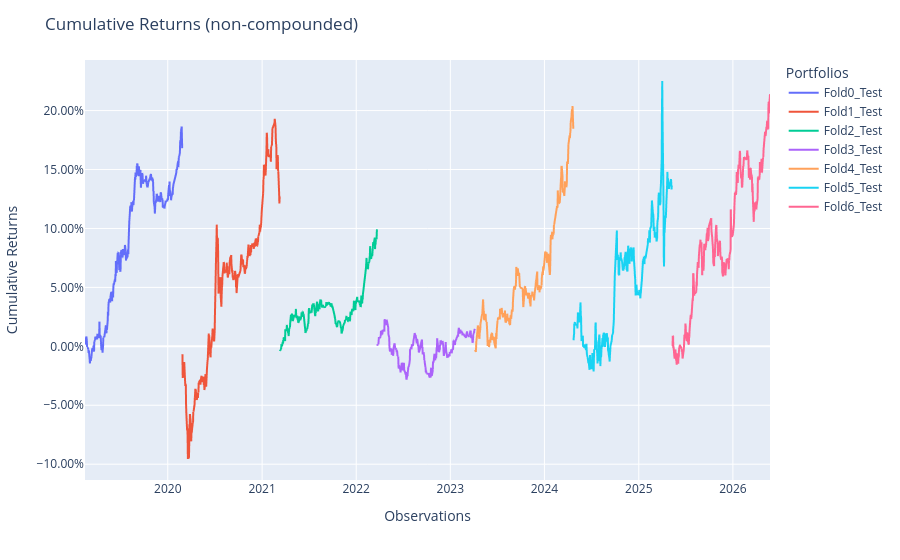

Notebook code cell kept with this figure:
### Code cell
oos_pop = Population([fold['test'] for fold in fold_real])
oos_pop.plot_cumulative_returns()

### Figure 1 — Plotly figure (JSON) as saved in the notebook; plotly's stock layout.template omitted (floating-point values rounded to 4 significant figures; data arrays with more than 128 entries replaced by an {"elided": "..."} marker saying what was removed)
{"data": [{"hovertemplate": "variable=Fold0_Test<br>index=%{x}<br>value=%{y}<extra></extra>", "legendgroup": "Fold0_Test", "line": {"color": "#636efa", "dash": "solid"}, "marker": {"symbol": "circle"}, "mode": "lines", "name": "Fold0_Test", "showlegend": true, "type": "scattergl", "x": {"elided": "1764 str values"}, "xaxis": "x", "y": {"elided": "1764 float values"}, "yaxis": "y"}, {"hovertemplate": "variable=Fold1_Test<br>index=%{x}<br>value=%{y}<extra></extra>", "legendgroup": "Fold1_Test", "line": {"color": "#EF553B", "dash": "solid"}, "marker": {"symbol": "circle"}, "mode": "lines", "name": "Fold1_Test", "showlegend": true, "type": "scattergl", "x": {"elided": "1764 str values"}, "xaxis": "x", "y": {"elided": "1764 float values"}, "yaxis": "y"}, {"hovertemplate": "variable=Fold2_Test<br>index=%{x}<br>value=%{y}<extra></extra>", "legendgroup": "Fold2_Test", "line": {"color": "#00cc96", "dash": "solid"}, "marker": {"symbol": "circle"}, "mode": "lines", "name": "Fold2_Test", "showlegend": true, "type": "scattergl", "x": {"elided": "1764 str values"}, "xaxis": "x", "y": {"elided": "1764 float values"}, "yaxis": "y"}, {"hovertemplate": "variable=Fold3_Test<br>index=%{x}<br>value=%{y}<extra></extra>", "legendgroup": "Fold3_Test", "line": {"color": "#ab63fa", "dash": "solid"}, "marker": {"symbol": "circle"}, "mode": "lines", "name": "Fold3_Test", "showlegend": true, "type": "scattergl", "x": {"elided": "1764 str values"}, "xaxis": "x", "y": {"elided": "1764 float values"}, "yaxis": "y"}, {"hovertemplate": "variable=Fold4_Test<br>index=%{x}<br>value=%{y}<extra></extra>", "legendgroup": "Fold4_Test", "line": {"color": "#FFA15A", "dash": "solid"}, "marker": {"symbol": "circle"}, "mode": "lines", "name": "Fold4_Test", "showlegend": true, "type": "scattergl", "x": {"elided": "1764 str values"}, "xaxis": "x", "y": {"elided": "1764 float values"}, "yaxis": "y"}, {"hovertemplate": "variable=Fold5_Test<br>index=%{x}<br>value=%{y}<extra></extra>", "legendgroup": "Fold5_Test", "line": {"color": "#19d3f3", "dash": "solid"}, "marker": {"symbol": "circle"}, "mode": "lines", "name": "Fold5_Test", "showlegend": true, "type": "scattergl", "x": {"elided": "1764 str values"}, "xaxis": "x", "y": {"elided": "1764 float values"}, "yaxis": "y"}, {"hovertemplate": "variable=Fold6_Test<br>index=%{x}<br>value=%{y}<extra></extra>", "legendgroup": "Fold6_Test", "line": {"color": "#FF6692", "dash": "solid"}, "marker": {"symbol": "circle"}, "mode": "lines", "name": "Fold6_Test", "showlegend": true, "type": "scattergl", "x": {"elided": "1764 str values"}, "xaxis": "x", "y": {"elided": "1764 float values"}, "yaxis": "y"}], "layout": {"legend": {"title": {"text": "Portfolios"}, "tracegroupgap": 0}, "margin": {"t": 60}, "title": {"text": "Cumulative Returns (non-compounded)"}, "xaxis": {"anchor": "y", "domain": [0, 1], "title": {"text": "Observations"}}, "yaxis": {"anchor": "x", "domain": [0, 1], "tickformat": ".2%", "title": {"text": "Cumulative Returns"}}}}
